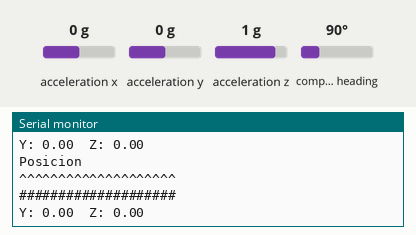
A sketch run on a simulated Arduino Uno, built with avr-gcc and run on an emulated ATmega328P. Parts: the last lines printed to the serial monitor. The inputs (shaded band) are chosen by the test bench; at power-on: acceleration x 0 g, acceleration y 0 g, acceleration z 1 g, compass heading 90°.

Above: at 2.2 s.
2.3 s: acceleration x set to -1.4 g
3.8 s: acceleration y set to -1.4 g
At 4.47 s:
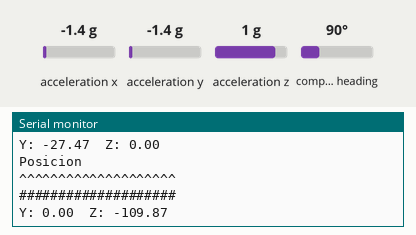
5.3 s: acceleration z set to -1.4 g
At 5.92 s:
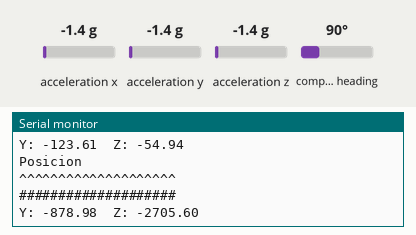
6.8 s: compass heading set to 7°
At 7.39 s:
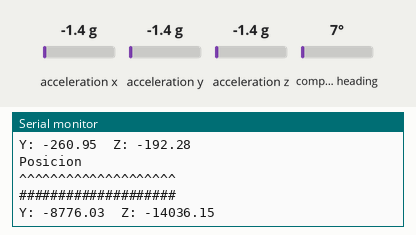
Timing chart, 0 to 9.3 s (numbered marks = the images above; inputs shaded):
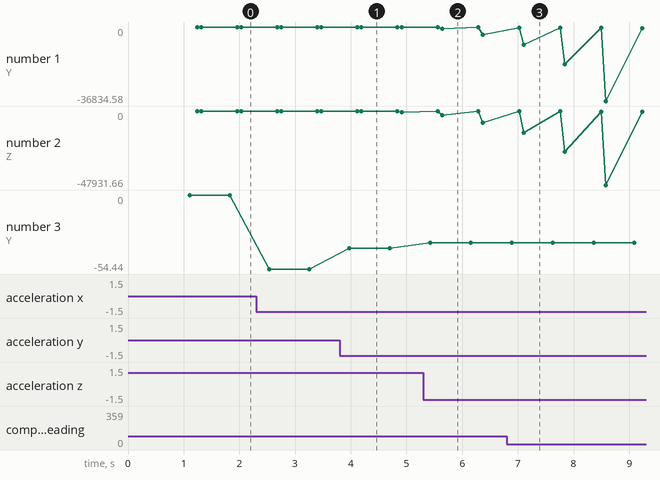

The sketch:

main_imu.ino
```cpp
#include <Wire.h>
#include <Adafruit_Sensor.h>
#include <Adafruit_BNO055.h>
#include <utility/imumaths.h>


Adafruit_BNO055 bno = Adafruit_BNO055(55); // enciendo el IMU


int displayCalStatus(void){
  /* Get the four calibration values (0..3) */
  /* Any sensor data reporting 0 should be ignored, */
  /* 3 means 'fully calibrated" */
  uint8_t system, gyro, accel, mag;
  system = gyro = accel = mag = 0;
  bno.getCalibration(&system, &gyro, &accel, &mag);

  /* The data should be ignored until the system calibration is > 0
  Serial.print("\t");*/
  if (!system)
  {
    Serial.print("! ");
  }

  // Display the individual values
  Serial.println("^^^^^^^^^^^^^^^^");
  Serial.print("Sys:");
  Serial.print(system, DEC);
  Serial.print(" G:");
  Serial.print(gyro, DEC);
  Serial.print(" A:");
  Serial.print(accel, DEC);
  Serial.print(" M:");
  Serial.print(mag, DEC);
  Serial.println("");

  return accel, mag, gyro, system;
}

int cali =0;
int cal_gyro;
int cal_mag;
int cal_accel;
int cal_sys;
void setup(){
    Serial.begin(9600);
    Serial.println("Orientation Sensor Test"); Serial.println("");
  /* Initialise the sensor */
    if(!bno.begin())
    {
        Serial.print("No se detecta el sensor");
        while(1);
    }
  displayCalStatus();
  delay(1000);
  bno.setExtCrystalUse(true);
  /*
do{
   sensors_event_t event;
   bno.getEvent(&event);
   cal_accel, cal_mag, cal_gyro  = displayCalStatus();
  //Serial.print("g = ");Serial.println(cal_gyro);
 // Serial.print("a = ");Serial.println(cal_accel);
 // Serial.print("mag = ");Serial.println(cal_mag);
 // Serial.println("_____________");
  delay(100);
  }while((cal_gyro!= 3) && (cal_accel!= 3)&& (cal_mag!= 3));

  Serial.print("Pene");
*/


}

float calStatus(){
  sensors_event_t event;

}
float x0;
float y0;
float z0;
float x;
float y;
float z;

float t0; float t; float diff_t;

float pos_x0; float pos_x;
float pos_y0; float pos_y;
float pos_z0; float pos_z;

float vel_x;  float vel_x0;
float vel_y;  float vel_y0;
float vel_z;  float vel_z0;

float acel_x; float acel_x0;
float acel_y; float acel_y0;
float acel_z; float acel_z0;


float tol = 2; // tolerancia de un 1m/s^2
int contador = 0;
float filtro_accel(float antes,float ahora, float tol ){
  if (abs(antes-ahora)<tol){
    return 0;
  }
  else{
    return ahora;
  }

}
void printer(float y,float z){
    Serial.println("^^^^^^^^^^^^^^^^^^^^");
    Serial.println("####################");
    Serial.print("Y: ");
    Serial.print(y, 2);
    Serial.print("\tZ: ");
    Serial.print(z, 2);
    Serial.println("");
  }


void loop(){
  // Código de calibración y para ver que pasa exactamente en el vehículo
  imu::Vector<3> acel = bno.getVector(Adafruit_BNO055::VECTOR_ACCELEROMETER);
  if (contador == 0){
   do{
      sensors_event_t event;
      bno.getEvent(&event);
      cal_accel, cal_mag, cal_gyro,cal_sys  = displayCalStatus();
   }
   while((cal_sys != 3));
  //while((cal_gyro= 3) && (cal_accel= 3)&& (cal_mag= 3));
    acel_x0 = acel.x();
    acel_y0 = acel.y();
    acel_z0 = acel.z();

    }
    if (contador == 0){
      Serial.println("Calibrado!");
      t0 = millis()/1000;
    }

    contador = contador +1;

    sensors_event_t event;
    bno.getEvent(&event);

    Serial.println("Detalles");
    Serial.println("ºººººººººººººººººººº");
    Serial.print("Xº: ");
    Serial.print(event.orientation.x, 4);
    Serial.print("\tYº: ");
    Serial.print(event.orientation.y, 4);
    Serial.print("\tZº: ");
    Serial.print(event.orientation.z, 4);
    Serial.println("");
    /*
    if (abs(acel.x()-acel_x0)>tol){
        Serial.print("X: ");
        Serial.print(acel.x(), 4);
        acel_x = acel.x();
    }
    else{
      Serial.print("X: ");
      Serial.print(0);
      acel_x = 0;
    }
    if (abs(acel.y()-acel_y0)>tol){

      Serial.print("\tY: ");
      Serial.print(acel.y(), 4);
      acel_y = acel.y();
    }
     else{
      Serial.print("\tY: ");
      Serial.print(0);
      acel_y = 0;
     }
     if (abs(acel.z()-acel_z0)>tol){

      Serial.print("\tZ: ");
      Serial.println(acel.z(), 4);
      acel_z = acel.z();
      }
     else{
      Serial.print("\tZ: ");
      Serial.println(0);
      acel_z = 0;
     }

     */
     acel_z = filtro_accel(acel_z0,acel.z(),tol);
     acel_y = filtro_accel(acel_y0,acel.y(),tol);
     acel_x = filtro_accel(acel_x0,acel.x(),tol);
     Serial.println("----------------");
     Serial.println("----------------");
    // Código para obtener posicion
    t = millis()/1000;
    diff_t = t-t0;
    vel_z = acel_z * diff_t + vel_z0;
    vel_z0 = vel_z;
    vel_y = acel_y* diff_t + vel_y0;
    vel_y0 = vel_y;
    pos_z = vel_z * pow(diff_t,2) + pos_z0;
    pos_y = vel_y * pow(diff_t,2) + pos_y0;
    pos_z0 = pos_z;
    pos_y0 = pos_y;
    t = t0;
    Serial.println("Velocidad");
    printer(vel_y,vel_z);
    Serial.println("Posicion");
    printer(pos_z,pos_y);


    delay(500);


  }


/*
int main(){
do{
   sensors_event_t event;
   bno.getEvent(&event);
   cal_accel, cal_mag, cal_gyro  = displayCalStatus();
  //Serial.print("g = ");Serial.println(cal_gyro);
 // Serial.print("a = ");Serial.println(cal_accel);
 // Serial.print("mag = ");Serial.println(cal_mag);
 // Serial.println("_____________");
  delay(100);
  }while((cal_gyro!= 3) && (cal_accel!= 3)&& (cal_mag!= 3));

  Serial.print("Pene");
  return cal_accel;
}
  */
```

Measured:
- after the input at 3.8 s, the serial monitor: prints a new line after 0.17 s (image 1)
- after the input at 5.3 s, the serial monitor: prints a new line after 0.12 s (image 2)
- after the input at 6.8 s, the serial monitor: prints a new line after 0.09 s (image 3)
- plotted number 1: 0 → -3969.13 after the input at 5.3 s
- plotted number 2: 0 → -727.9 after the input at 3.8 s
- plotted number 3: 0 → -54.44 after the input at 2.3 s, -54.44 → -39.12 after the input at 3.8 s, -39.12 → -35.25 after the input at 5.3 s
